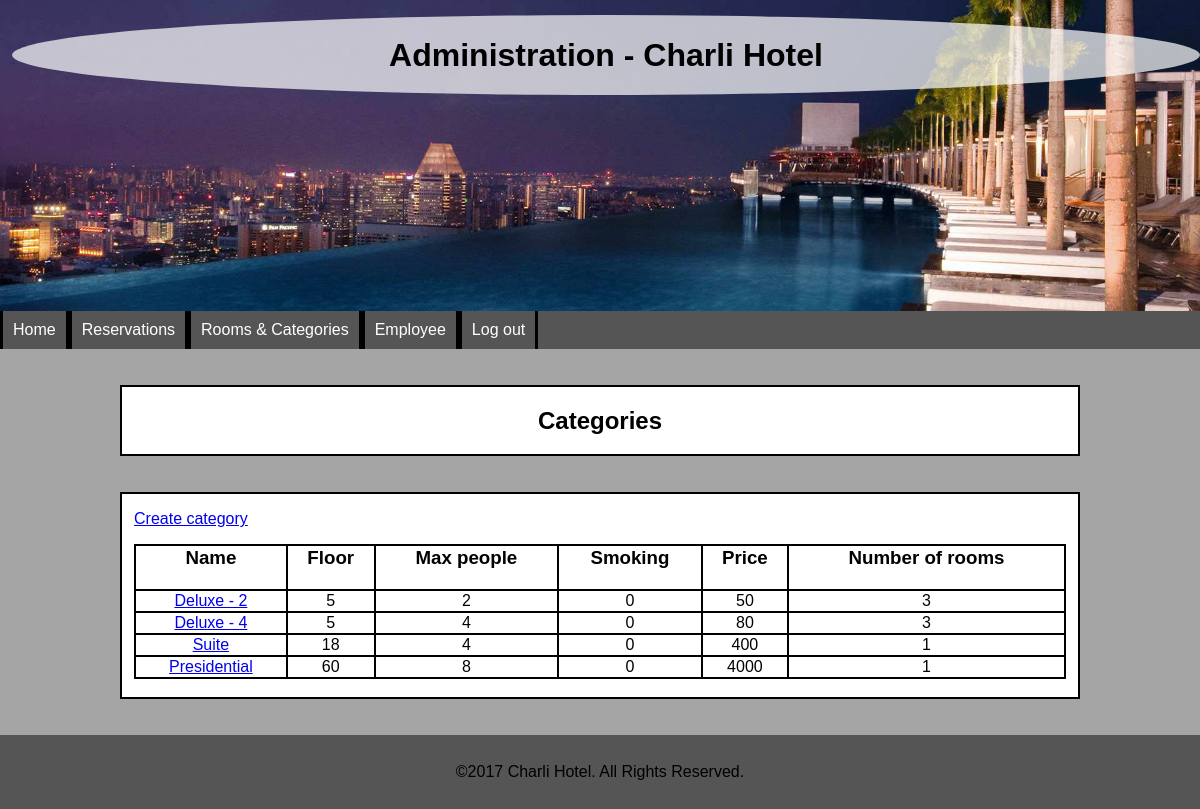
/administration/categories.php (signed in), run on the app's committed database.
### tables this page shows
CREATE TABLE `CATEGORY` (
  `id_category` int(11) NOT NULL,
  `name_category` varchar(255) NOT NULL,
  `floor_category` int(11) NOT NULL,
  `max_people_category` int(11) NOT NULL,
  `smoking_category` tinyint(1) NOT NULL,
  `price_category` float NOT NULL
);

### administration/categories.php (the view, shortened to what this page needs)
<?php
	$co = mysqli_connect("localhost", "root", "root", "hotel");
	$sql = "	SELECT C.id_category, name_category, floor_category, max_people_category, smoking_category, price_category, COUNT(id_room) as nb
				FROM CATEGORY C LEFT OUTER JOIN ROOM R ON C.id_category = R.id_category
				GROUP BY C.id_category
				ORDER BY price_category
	  			";
	$result = mysqli_query($co, $sql);
?>
<!DOCTYPE>
<html>
	<head>
		<link href="../styles/style.css" rel="stylesheet" type="text/css">
	</head>
	<body>
		<header>
			<?php
				if (is_readable("../includes/header_admin.php")) {
					include("../includes/header_admin.php");
				} else {
					echo "Can not load header";
				}
			?>
		</header>
		<nav>
			<?php
				if (is_readable("../includes/menu_admin.php")) {
					include("../includes/menu_admin.php");
				} else {
					echo "Can not load menu";
				}
			?>
		</nav>
		<section class="title">
			<h1>Categories</h1>
		</section>
		<section>
			<article>
				<p>
					<a title="create_category" href="create_category.php">Create category</a>
				</p>
			</article>
			<article>
				<table>
					<tr>
						<td><h3>Name</h3></td>
						<td><h3>Floor</h3></td>
						<td><h3>Max people</h3></td>
						<td><h3>Smoking</h3></td>
						<td><h3>Price</h3></td>
						<td><h3>Number of rooms</h3></td>
					</tr>
					<?php
						while ($row = mysqli_fetch_array($result)) {
							echo "<tr>";
							echo "<td>";
							echo "<a title='view_category' href='view_category.php?id=" . $row['id_category'] . "'> " . $row['name_category'] . " </a>";
							echo "</td>";
							echo "<td>";
							echo $row['floor_category'];
							echo "</td>";
							echo "<td>";
							echo $row['max_people_category'];
							echo "</td>";
							echo "<td>";
							echo $row['smoking_category'];
							echo "</td>";
							echo "<td>";
							echo $row['price_category'];
							echo "</td>";
							echo "<td>";
							echo $row['nb'];
							echo "</td>";
							echo "</tr>";
						}
					?>
				</table>
				<br/>
			</article>
		</section>
		<footer>
			<?php
				if (is_readable("../includes/footer.php")) {
					include("../includes/footer.php");
				} else {
					echo "Can not load footer";
				}
			?>
		</footer>
	</body>
</html>

### styles/style.css (style rules this page uses)
body { margin: 0; padding: 0; background-size: cover; background-attachment: fixed; background-color: #a5a5a5; font-family: cursive, Arial, Helvetica, sans-serif; }
h1, h2, h3 { color: #000000; }
nav { background-color: #555555; margin-top: auto; height: auto; width: 100%; display: inline-block; min-width: 100%; }
section { background-color: #FFFFFF; text-align: justify; border: #000000 solid 2px; margin-top: 3%; margin-bottom: 3%; margin-left: 10%; margin-right: 10%; padding-left: 1%; padding-right: 1%; }
footer { background-color: #555555; margin-top: auto; height: auto; width: auto; padding-left: 1%; padding-right: 1%; padding-top: 1%; padding-bottom: 1%; text-align: center; }
.title { text-align: center; }
table { text-align: center; width: 100%; border-collapse: separate; border-spacing: 0px; border: 1px solid black; }
table td { border: 1px solid black; }

### data on the page
category: name_category "Deluxe - 2", floor_category "5", max_people_category "2", smoking_category "0", price_category "50", nb "3"
category: name_category "Deluxe - 4", floor_category "5", max_people_category "4", smoking_category "0", price_category "80", nb "3"
category: name_category "Suite", floor_category "18", max_people_category "4", smoking_category "0", price_category "400", nb "1"
category: name_category "Presidential", floor_category "60", max_people_category "8", smoking_category "0", price_category "4000", nb "1"
